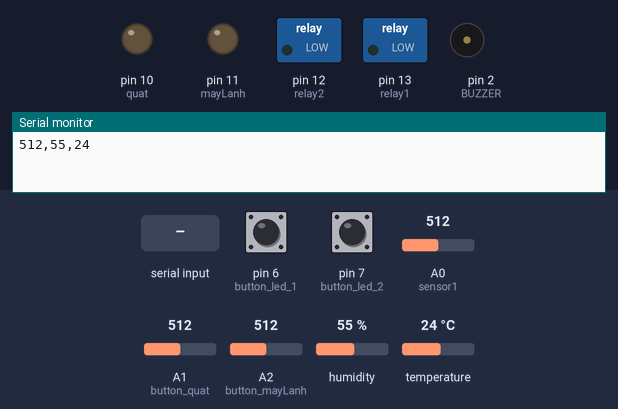
This sketch was run on a simulated Arduino Uno, built with avr-gcc and run on an emulated ATmega328P. On the bench: switched loads named in the sketch (green lamp = pin HIGH), output pins drawn as LEDs (lit = HIGH), buzzer (waves = sounding, pin HIGH), the last lines printed to the serial monitor. Inputs (shaded band) come from the test bench; at power-on: A0 (sensor1) = 512, pin 6 (button_led_1) HIGH, pin 7 (button_led_2) HIGH, A1 (button_quat) = 512, A2 (button_mayLanh) = 512, humidity 55 %, temperature 24 °C.

Above: at 3.8 s.
3.9 s: "11\n" received over the second serial link
At 6.7 s:
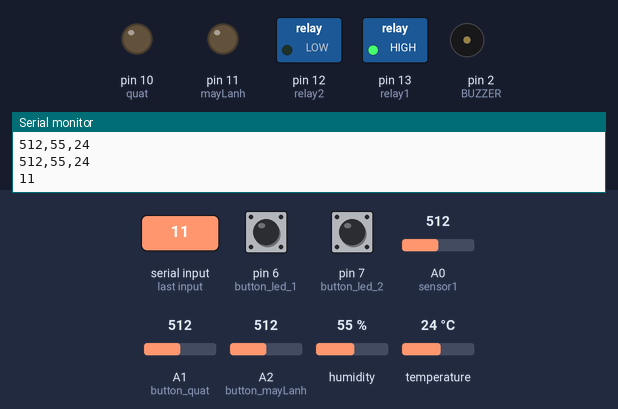
7.8 s: A0 (sensor1) set to 469
11.7 s: A0 (sensor1) set to 432
At 14.7 s:
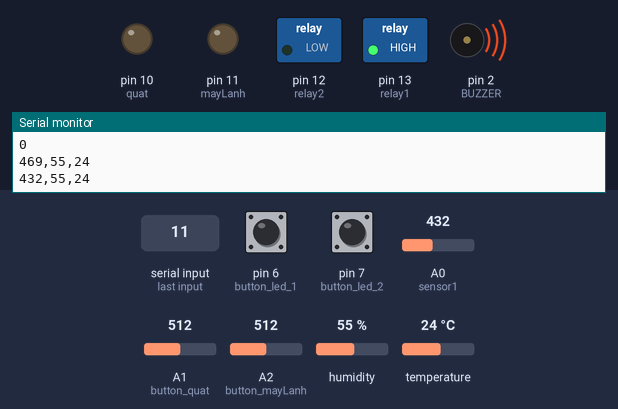
15.6 s: pin 6 (button_led_1) pulled LOW for 3 s
At 17.9 s:
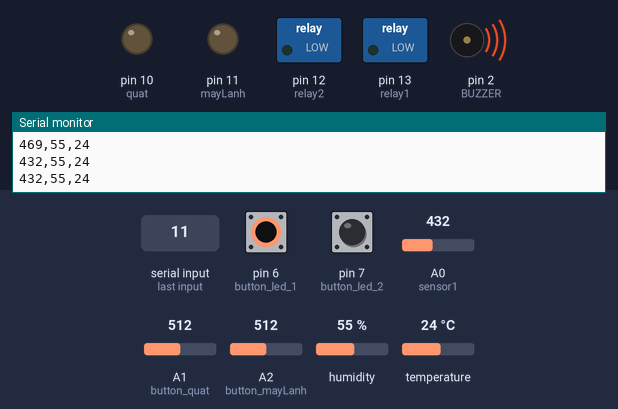
20.1 s: pin 7 (button_led_2) pulled LOW for 3 s
At 22.4 s:
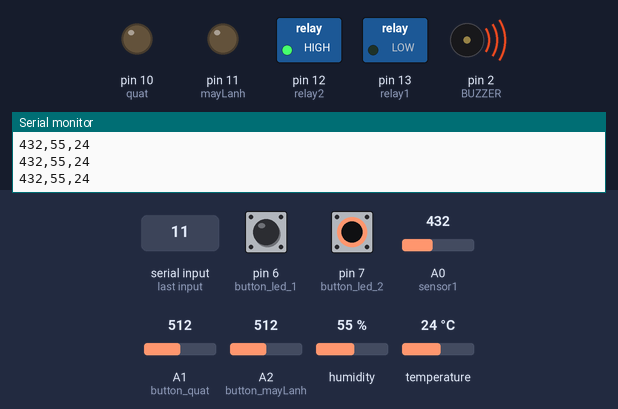
24.6 s: pin 6 (button_led_1) pulled LOW for 3 s
At 26.9 s:
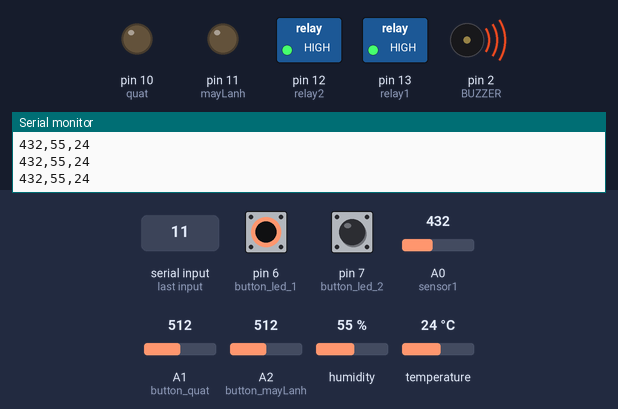
Timing chart, 0 to 29.1 s (numbered marks = the images above; inputs shaded):
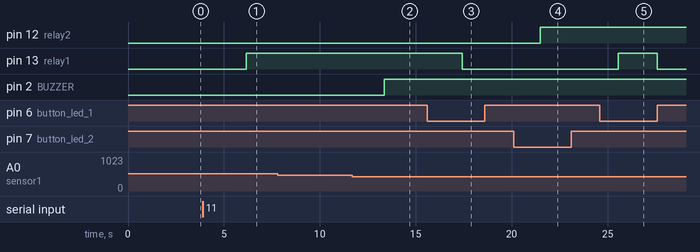

Measured:
- the behaviour switches between 451 and 450 on A0 (sensor1) (found by bisection; images 1 and 2)
- after the input at 3.9 s, pin 13 (relay1): LOW → HIGH after 2.3 s
- after the input at 11.7 s, pin 2 (BUZZER): LOW → HIGH after 1.7 s
- after the input at 15.6 s, pin 13 (relay1): HIGH → LOW after 1.8 s
- after the input at 20.1 s, pin 12 (relay2): LOW → HIGH after 1.4 s
- after the input at 24.6 s, pin 13 (relay1): LOW → HIGH after 0.96 s, → LOW 2.0 s later

The sketch:

ArduinoNano.ino
```cpp
//Khai báo thư viện
#include <Wire.h>
#include <SoftwareSerial.h>
#include <DHT.h>
//Rx Tx
SoftwareSerial nodemcu(4,5);
#define relay1 13 //đèn led phòng ngủ
#define relay2 12  //đèn led phòng khách
#define button_led_1 6  //nút nhấn đk led ngủ
#define button_led_2 7  //nút nhấn đk led khách
#define BUZZER  2       //còi
#define sensor1 A0 // Gas sensor
#define sensor2 A3
#define DHTTYPE DHT11
DHT dht(sensor2, DHTTYPE);

#define quat      10  //quạt phòng khách
#define mayLanh   11  //máy lạnh phòng ngủ
#define button_quat     A1  //nút nhấn đk quạt
#define button_mayLanh  A2  //nút nhấn đk máy lạnh

long int data;
int sdata1 = 0; // temperature data
long int sdata2 = 0; // pressure data
int sdata3 = 0; // altitude data


String cdata; // complete data

void setup()
{
Serial.begin(9600);
nodemcu.begin(9600);
pinMode(relay1, OUTPUT);  //đèn led phòng ngủ
pinMode(relay2, OUTPUT);  //đèn led phòng khách
pinMode(button_led_1, INPUT_PULLUP);  //nút nhấn led ngủ
pinMode(button_led_2, INPUT_PULLUP);  //nút nhấn led khách
pinMode(BUZZER, OUTPUT);          //còi
pinMode(sensor1, INPUT);          //gas sensor
pinMode(button_quat, INPUT_PULLUP);     //nút nhấn quạt
pinMode(button_mayLanh, INPUT_PULLUP);  //nút nhấn máy lạnh
pinMode(quat, OUTPUT);                  //quạt
pinMode(mayLanh, OUTPUT);               //máy lạnh

dht.begin();

}

void loop()
{
 thietbi();
 den();
 quatVaMayLanh();
 sensor();


}

void den(){                  //đồng bộ nút nhấn cho 2 bóng đèn
  if(digitalRead(relay1)==HIGH){  //nếu đèn led ngủ sáng
    if(digitalRead(button_led_1)==LOW){//nếu nút nhấn ấn

      digitalWrite(relay1, LOW);          //tắt đèn led ngủ

    }
    else{}
  }
  else{                                     //nếu đèn tắt
    if(digitalRead(button_led_1)==LOW){    //nếu nút ấn

        digitalWrite(relay1, HIGH);          //đèn sáng


    }
    else{}
  }
  if(digitalRead(relay2)==HIGH){  //nếu đèn led ngủ sáng
    if(digitalRead(button_led_2)==LOW){//nếu nút nhấn ấn

      digitalWrite(relay2, LOW);          //tắt đèn led ngủ

    }
    else{}
  }
  else{                                     //nếu đèn tắt
    if(digitalRead(button_led_2)==LOW){    //nếu nút ấn

        digitalWrite(relay2, HIGH);          //đèn sáng
     }
     else{}
   }

}
void quatVaMayLanh(){           //đồng bộ nút nhấn cho quạt và máy lạnh
  if(digitalRead(quat)==HIGH){  //nếu đèn led ngủ sáng
    if(analogRead(button_quat)==LOW){//nếu nút nhấn ấn

      digitalWrite(quat, LOW);          //tắt đèn led ngủ

    }
    else{}
  }
  else{                                     //nếu đèn tắt
    if(analogRead(button_quat)==LOW){    //nếu nút ấn

        digitalWrite(quat, HIGH);          //đèn sáng


    }
    else{}
  }
  if(digitalRead(mayLanh)==HIGH){  //nếu đèn led ngủ sáng
    if(analogRead(button_mayLanh)==LOW){//nếu nút nhấn ấn

      digitalWrite(mayLanh, LOW);          //tắt đèn led ngủ

    }
    else{}
  }
  else{                                     //nếu đèn tắt
    if(analogRead(button_mayLanh)==LOW){    //nếu nút ấn

        digitalWrite(mayLanh, HIGH);          //đèn sáng
     }
     else{}
   }


}


void sensor(){
  sdata1 = analogRead(sensor1);             //đọc cảm biến gas
  sdata2 = dht.readHumidity();
  sdata3 = dht.readTemperature();
  if(sdata1 > 450) //co gas hoac co khoi
  {
     digitalWrite(BUZZER,LOW);
     delay(1000);
  }
  else{                           //không có khói
   digitalWrite(BUZZER,HIGH);
  }
  delay(1000);
   cdata = cdata + sdata1+","+sdata2+","+sdata3; // comma will be used a delimeter
   Serial.println(cdata);
   nodemcu.println(cdata);      //gửi về cho nodemcu, về blynk server
   delay(1000); // 100 milli seconds
   cdata = "";
}


void thietbi(){


  if ( nodemcu.available() > 0 )
  {
    data = nodemcu.parseInt();                //đọc dữ liệu từ blynk
    delay(100);
    Serial.println(data);

 if(data == 10){
  digitalWrite(relay1,LOW);

 }
 if(data == 12){
  digitalWrite(relay2,LOW);
 }
 if(data == 11){
  digitalWrite(relay1,HIGH);

 }
 if(data == 13){
  digitalWrite(relay2,HIGH);

 }

 if(data == 1210){
  digitalWrite(relay1,LOW);
  digitalWrite(relay2,LOW);
 }
 if(data == 1012){
  digitalWrite(relay1,LOW);
  digitalWrite(relay2,LOW);
 }
 if(data == 1311){
  digitalWrite(relay1,HIGH);
  digitalWrite(relay2,HIGH);
 }
 if(data == 1113){
  digitalWrite(relay1,HIGH);
  digitalWrite(relay2,HIGH);
 }
 if(data == 1013){
  digitalWrite(relay1,LOW);
  digitalWrite(relay2,HIGH);
 }
 if(data == 1310){
  digitalWrite(relay1,LOW);
  digitalWrite(relay2,HIGH);
 }
 if(data == 1112){
  digitalWrite(relay1,HIGH);
  digitalWrite(relay2,LOW);
 }
 if(data == 1211){
  digitalWrite(relay1,HIGH);
  digitalWrite(relay2,LOW);
 }
 if(data == 1010){
  digitalWrite(relay1,LOW);
  }
  if(data == 1111){
  digitalWrite(relay1,HIGH);
  }
  if(data == 1212){
  digitalWrite(relay2,LOW);
  }
  if(data == 1313){
  digitalWrite(relay2,HIGH);
  }
 if(data == 14){
  digitalWrite(quat,LOW);

 }
 if(data == 15){
  digitalWrite(quat,HIGH);

 }
 if(data == 16){
  digitalWrite(mayLanh,LOW);

 }
 if(data == 17){
  digitalWrite(mayLanh,HIGH);

 }
 if(data == 1416){
  digitalWrite(quat,LOW);
  digitalWrite(mayLanh,LOW);
 }
 if(data == 1614){
  digitalWrite(quat,LOW);
  digitalWrite(mayLanh,LOW);
 }
 if(data == 1517){
  digitalWrite(quat,HIGH);
  digitalWrite(mayLanh,HIGH);
 }
 if(data == 1715){
  digitalWrite(quat,HIGH);
  digitalWrite(mayLanh,HIGH);
 }
 if(data == 1417){
  digitalWrite(quat,LOW);
  digitalWrite(mayLanh,HIGH);
 }
 if(data == 1714){
  digitalWrite(quat,LOW);
  digitalWrite(mayLanh,HIGH);
 }
 if(data == 1516){
  digitalWrite(quat,HIGH);
  digitalWrite(mayLanh,LOW);
 }
 if(data == 1615){
  digitalWrite(quat,HIGH);
  digitalWrite(mayLanh,LOW);
 }
 if(data == 1414){
  digitalWrite(quat,LOW);

 }
  if(data == 1515){
  digitalWrite(quat,HIGH);

 }
 if(data == 1616){
  digitalWrite(mayLanh,LOW);

 }
 if(data == 1717){
  digitalWrite(mayLanh,HIGH);

 }

  }
}
```
